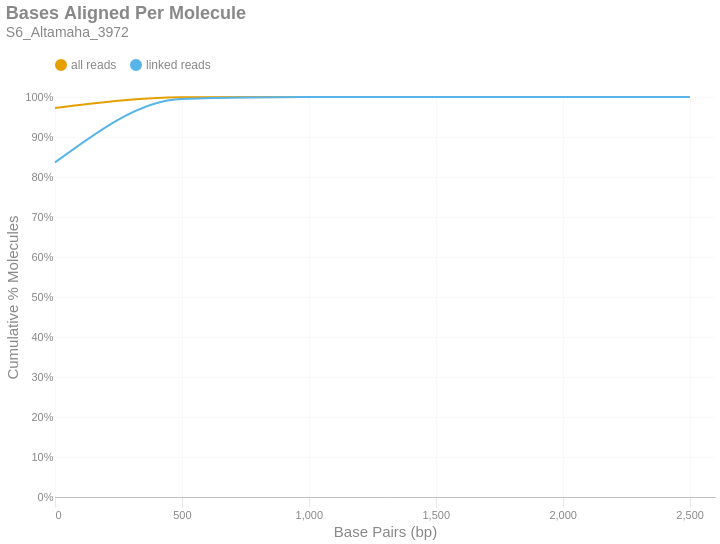

Source (notebook cell):
### Markdown cell above
### Bases Aligned Per Molecule
This is a cumulative frequency distribution showing the number of base pairs aligned per unique molecule. These data are shown in 500 bp bins. There are two distributions: one with `all reads` (yellow) and another with only `linked reads` (blue). The percent of molecules in the `linked reads` distribution is relative to the total number of linked molecules.

### Code cell
if SKIPLR:
    print_html(f"Skipped")
else:
    binned_df = consolidated_hist(valids['aligned_bp'], mask, 500, True)
    with SafeRender(binned_df):
        (
            density_plot(binned_df, 'Bases Aligned Per Molecule', samplename, 'basesper')
            .encode(
                x=alt.X('bin:Q', title="Base Pairs (bp)").axis(tickMinStep=500).scale(padding=0),
                y=alt.Y('value:Q', title='Cumulative % Molecules')
                    .axis(format='%')
                    .scale(domain = [0,1])
                    .stack(False),
                color=alt.Color("key:N").scale(domain = ["all reads", "linked reads"]),
                tooltip = [
                    alt.Tooltip("key:N", title = "Data Type"),
                    alt.Tooltip("range_label:N", title="Bases Aligned Per Molecule"),
                    alt.Tooltip("value:Q", format = ".2%", title="% Molecules (Cum.)")
                ]
            )
        ).display()

### Figure 1 — Vega-Lite specification as saved in the notebook (floating-point values rounded to 4 significant figures)
{"width": "container", "height": 400, "config": {"title": {"anchor": "start", "dy": -15, "fontSize": 18, "color": "#888888", "subtitleColor": "#888888", "subtitleFontSize": 14}, "arc": {"fill": "#0072B2"}, "axis": {"domainColor": "#888888", "domainWidth": 0.5, "gridWidth": 0.2, "grid": false, "titleFontWeight": 400, "titleFontSize": 15, "labelFontSize": 11, "labelColor": "#888888", "tickColor": "#888888", "tickWidth": 0.2, "titleColor": "#888888"}, "axisBand": {"grid": false}, "axisX": {"grid": true, "tickSize": 10, "domainCap": "round"}, "axisY": {"domain": false, "grid": true, "tickSize": 0, "domainCap": "round"}, "background": "transparent", "header": {"labelFontSize": 15, "labelColor": "#888888", "titleFontSize": 15, "titleFontWeight": 600, "titleColor": "#888888"}, "legend": {"labelFont": "sans-serif", "labelFontSize": 12, "labelColor": "#888888", "symbolSize": 100, "symbolType": "circle", "titleFontSize": 12, "titlePadding": 10, "titleColor": "#888888", "title": null, "orient": "top"}, "range": {"category": ["#E69F00", "#56B4E9", "#009E73", "#F0E442", "#0072B2", "#D55E00", "#CC79A7", "#000000"], "diverging": ["#cfe8f3", "#a2d4ec", "#73bfe2", "#46abdb", "#1696d2", "#12719e"]}, "area": {"fill": "#0072B2", "fillOpacity": 0.7, "line": true, "strokeOpacity": 0.7}, "line": {"color": "#0072B2", "stroke": "#0072B2", "strokeWidth": 2}, "trail": {"color": "#0072B2", "stroke": "#0072B2", "strokeWidth": 0, "size": 1}, "point": {"filled": true, "fillOpacity": 1.0, "size": 95}, "text": {"color": "#888888", "fontSize": 11, "align": "right", "fontWeight": 400, "size": 11}, "bar": {"fill": "#0072B2", "stroke": null}, "view": {"stroke": null, "continuousWidth": 660, "continuousHeight": 400}}, "data": {"name": "data-0a930b0915f26b9825b0e512efe1e5d4"}, "mark": {"type": "line", "interpolate": "monotone", "point": {"opacity": 0, "size": 275}}, "encoding": {"color": {"field": "key", "scale": {"domain": ["all reads", "linked reads"]}, "type": "nominal"}, "tooltip": [{"field": "key", "title": "Data Type", "type": "nominal"}, {"field": "range_label", "title": "Bases Aligned Per Molecule", "type": "nominal"}, {"field": "value", "format": ".2%", "title": "% Molecules (Cum.)", "type": "quantitative"}], "x": {"axis": {"tickMinStep": 500}, "field": "bin", "scale": {"padding": 0}, "title": "Base Pairs (bp)", "type": "quantitative"}, "y": {"axis": {"format": "%"}, "field": "value", "scale": {"domain": [0, 1]}, "stack": false, "title": "Cumulative % Molecules", "type": "quantitative"}}, "params": [{"name": "param_c36ac31b6afebe62", "select": {"type": "point", "fields": ["key"]}, "bind": "legend"}], "title": {"text": "Bases Aligned Per Molecule", "subtitle": "S6_Altamaha_3972"}, "transform": [{"fold": ["all reads (cumsum)", "linked reads (cumsum)"]}, {"calculate": "replace(datum.key, ' (cumsum)', '')", "as": "key"}, {"filter": {"param": "param_c36ac31b6afebe62"}}], "usermeta": {"embedOptions": {"downloadFileName": "S6_Altamaha_3972.basesper"}}, "$schema": "https://vega.github.io/schema/vega-lite/v6.1.0.json", "datasets": {"data-0a930b0915f26b9825b0e512efe1e5d4": [{"bin": "0.0", "interval": "0.0-500.0", "all reads": 0.9724, "linked reads": 0.8365, "all reads (cumsum)": 0.9724, "linked reads (cumsum)": 0.8365, "range_label": "0-499"}, {"bin": "500.0", "interval": "500.0-1000.0", "all reads": 0.02676, "linked reads": 0.1586, "all reads (cumsum)": 0.9992, "linked reads (cumsum)": 0.995, "range_label": "500-999"}, {"bin": "1000.0", "interval": "1000.0-1500.0", "all reads": 0.0008036, "linked reads": 0.004714, "all reads (cumsum)": 1.0, "linked reads (cumsum)": 0.9998, "range_label": "1000-1499"}, {"bin": "1500.0", "interval": "1500.0-2000.0", "all reads": 4.058e-05, "linked reads": 0.0002329, "all reads (cumsum)": 1.0, "linked reads (cumsum)": 1.0, "range_label": "1500-1999"}, {"bin": "2000.0", "interval": "2000.0-2500.0", "all reads": 2.376e-06, "linked reads": 1.312e-05, "all reads (cumsum)": 1.0, "linked reads (cumsum)": 1.0, "range_label": "2000-2499"}, {"bin": "2500.0", "interval": "2500.0-3000.0", "all reads": 3.656e-07, "linked reads": 2.186e-06, "all reads (cumsum)": 1.0, "linked reads (cumsum)": 1.0, "range_label": "2500-2999"}]}}
